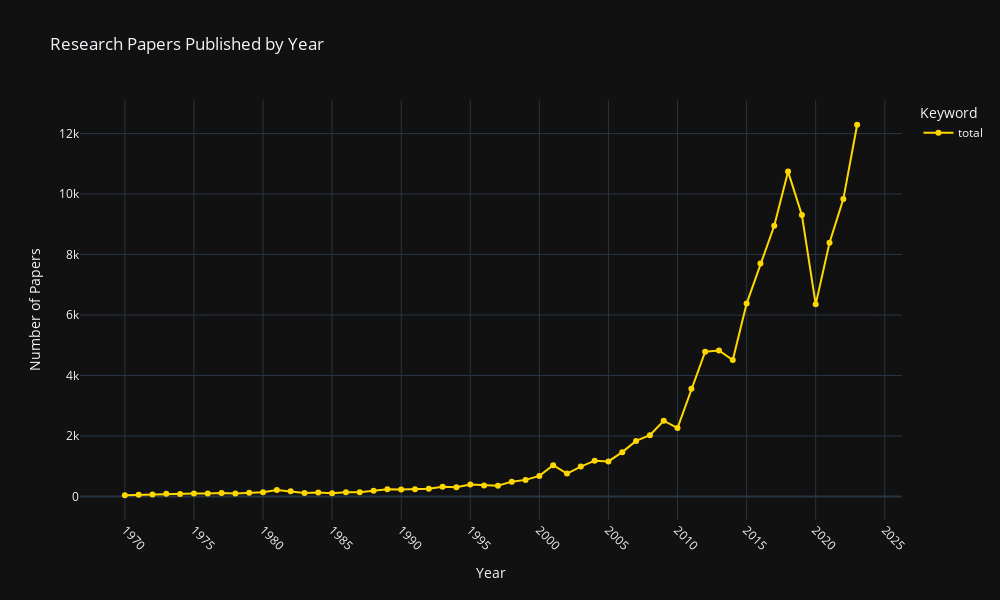

Notebook source saved alongside this figure:
### Markdown cell above
Totals graph:

### Code cell
fig = px.line(
    df_totals,
    x='year',
    y='paper_count',
    color='search_keyword',
    color_discrete_map=color_map,
    title='Research Papers Published by Year',
    markers=True,
)

fig.update_layout(
    xaxis_title='Year',
    yaxis_title='Number of Papers',
    legend_title='Keyword',
    font=dict(size=12),
    width=1000,
    height=600,
    template='plotly_dark',
    xaxis=dict(showgrid=True,
               dtick=5,
               tickangle=45),
    yaxis=dict(showgrid=True),
)

fig.show()

### Figure 1 — Plotly figure (JSON) as saved in the notebook; plotly's stock layout.template omitted (floating-point values rounded to 4 significant figures)
{"data": [{"hovertemplate": "search_keyword=total<br>year=%{x}<br>paper_count=%{y}<extra></extra>", "legendgroup": "total", "line": {"color": "#FFD700", "dash": "solid"}, "marker": {"symbol": "circle"}, "mode": "lines+markers", "name": "total", "orientation": "v", "showlegend": true, "type": "scatter", "x": [1970, 1971, 1972, 1973, 1974, 1975, 1976, 1977, 1978, 1979, 1980, 1981, 1982, 1983, 1984, 1985, 1986, 1987, 1988, 1989, 1990, 1991, 1992, 1993, 1994, 1995, 1996, 1997, 1998, 1999, 2000, 2001, 2002, 2003, 2004, 2005, 2006, 2007, 2008, 2009, 2010, 2011, 2012, 2013, 2014, 2015, 2016, 2017, 2018, 2019, 2020, 2021, 2022, 2023], "xaxis": "x", "y": [41, 54, 63, 91, 82, 96, 102, 115, 97, 127, 140, 211, 170, 115, 135, 104, 140, 142, 186, 238, 230, 236, 257, 322, 304, 394, 367, 354, 491, 549, 681, 1034, 758, 990, 1185, 1159, 1466, 1838, 2024, 2505, 2263, 3563, 4788, 4830, 4512, 6379, 7701, 8950, 10742, 9307, 6352, 8388, 9832, 12291], "yaxis": "y"}], "layout": {"font": {"size": 12}, "height": 600, "legend": {"title": {"text": "Keyword"}, "tracegroupgap": 0}, "title": {"text": "Research Papers Published by Year"}, "width": 1000, "xaxis": {"anchor": "y", "domain": [0, 1], "dtick": 5, "showgrid": true, "tickangle": 45, "title": {"text": "Year"}}, "yaxis": {"anchor": "x", "domain": [0, 1], "showgrid": true, "title": {"text": "Number of Papers"}}}}
